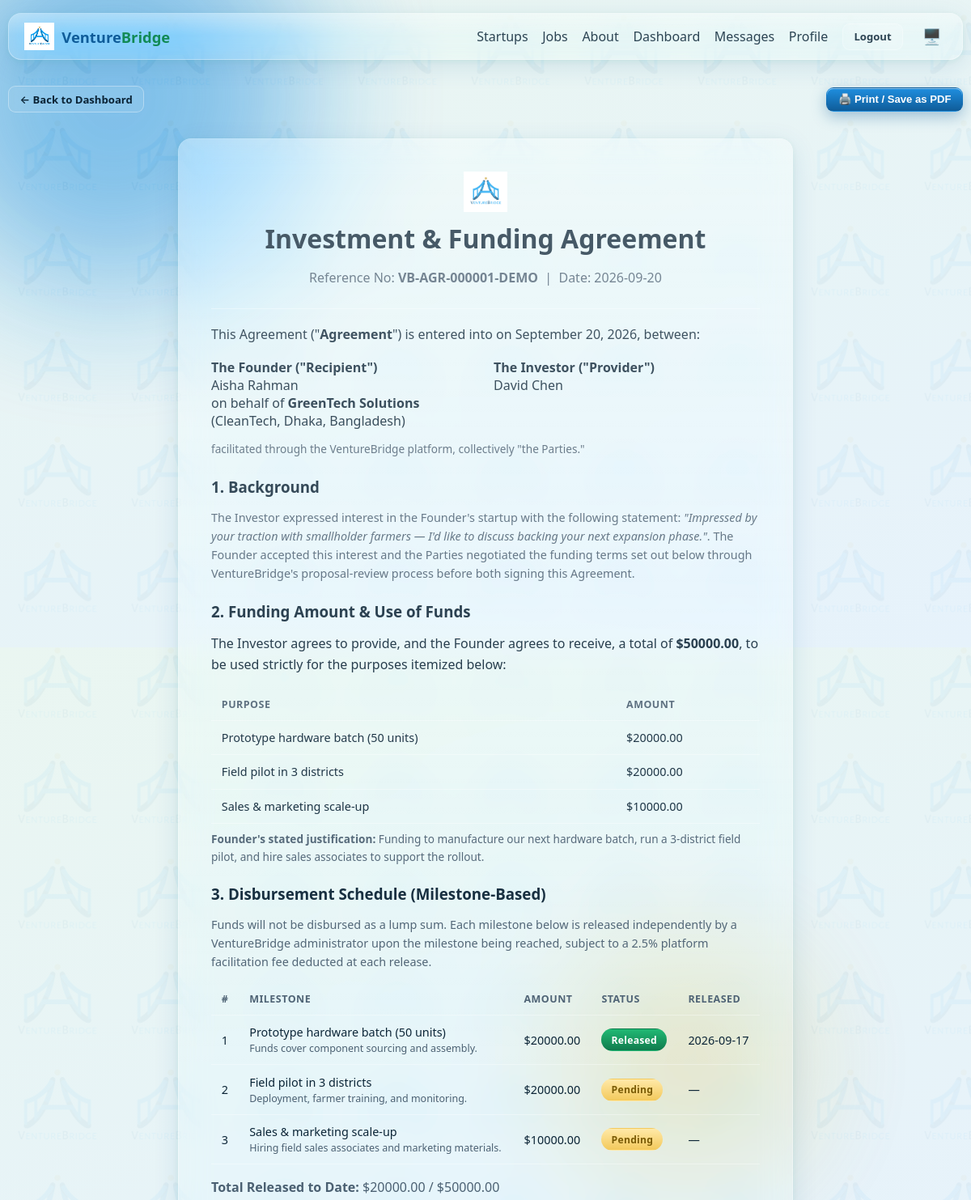
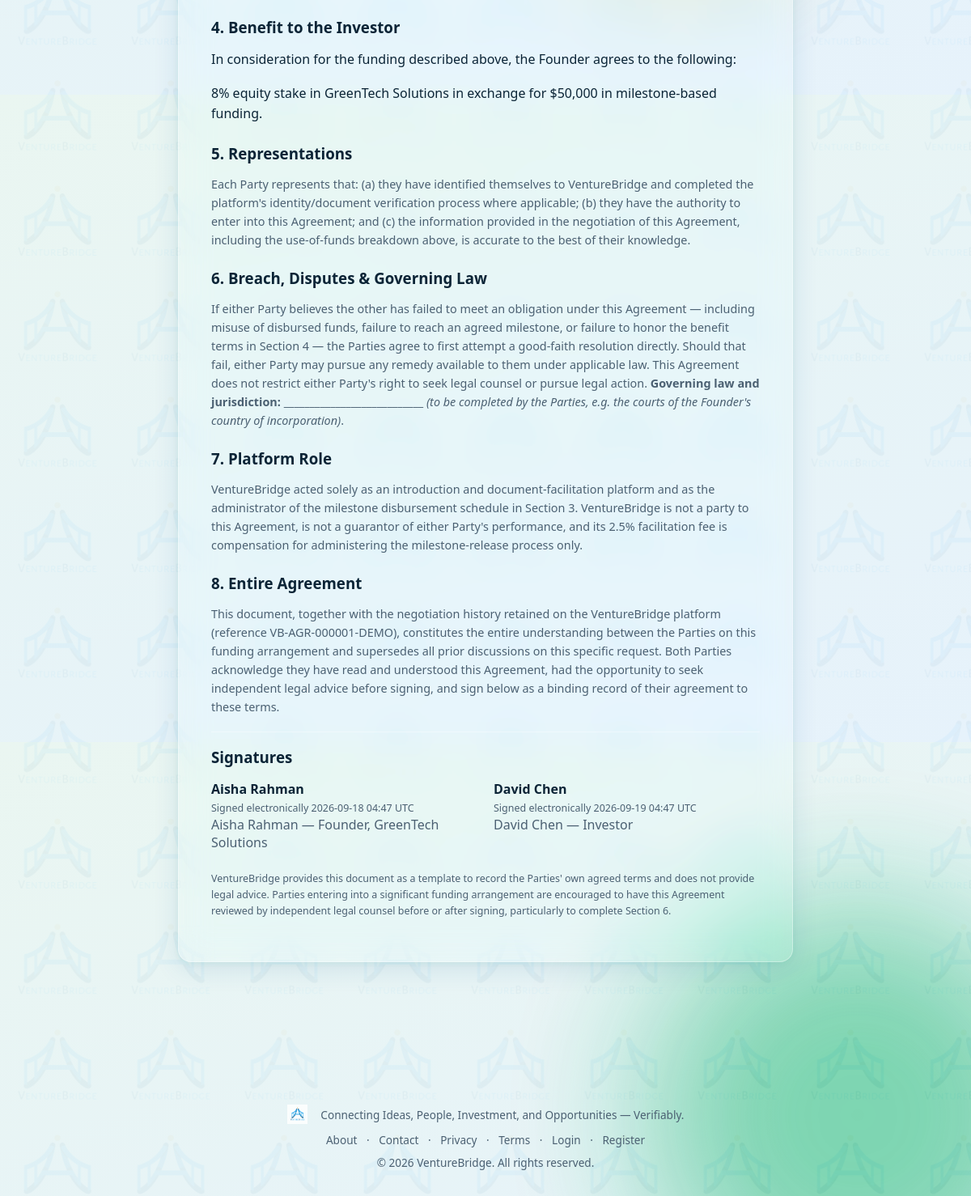
The app's page /investment/1/agreement (signed in) with its own data (2 pictures, top to bottom).
### models.py (models this page shows, shortened)
class Agreement(db.Model):
    id = db.Column(db.Integer, primary_key=True)
    request_id = db.Column(db.Integer, db.ForeignKey("investment_request.id"), unique=True, nullable=False)
    reference_no = db.Column(db.String(50), unique=True, nullable=False)
    funding_amount = db.Column(db.Numeric(14, 2), nullable=False)
    platform_fee_percent = db.Column(db.Float, default=2.5)
    benefit_terms = db.Column(db.Text)  # equity %, revenue share, etc., free text
    status = db.Column(db.String(20), default="awaiting_signatures")  # awaiting_signatures -> active
    created_at = db.Column(db.DateTime, default=datetime.utcnow)
    founder_signed_name = db.Column(db.String(150))
    founder_signed_at = db.Column(db.DateTime)
    investor_signed_name = db.Column(db.String(150))
    investor_signed_at = db.Column(db.DateTime)
    milestones = db.relationship("FundingMilestone", backref="agreement", cascade="all,delete", lazy="dynamic")
    def total_released(self):
        return sum(float(m.amount) for m in self.milestones if m.status == "released")

class User(UserMixin, db.Model):
    id = db.Column(db.Integer, primary_key=True)
    full_name = db.Column(db.String(120), nullable=False)
    email = db.Column(db.String(150), unique=True, nullable=False, index=True)
    password_hash = db.Column(db.String(255), nullable=False)
    role = db.Column(db.String(20), nullable=False, index=True)
    is_active_account = db.Column(db.Boolean, default=True, nullable=False)
    created_at = db.Column(db.DateTime, default=datetime.utcnow)
    profile = db.relationship("Profile", backref="user", uselist=False, cascade="all,delete")
    startups = db.relationship("Startup", backref="founder", lazy="dynamic", foreign_keys="Startup.founder_id")
    @property
    def is_active(self):
        return self.is_active_account

class Startup(db.Model):
    id = db.Column(db.Integer, primary_key=True)
    founder_id = db.Column(db.Integer, db.ForeignKey("user.id"), nullable=False)
    name = db.Column(db.String(150), nullable=False, index=True)
    logo = db.Column(db.String(255))
    description = db.Column(db.Text)
    industry = db.Column(db.String(120), index=True)
    stage = db.Column(db.String(30))
    location = db.Column(db.String(120), index=True)
    website = db.Column(db.String(255))
    founded_year = db.Column(db.Integer)
    business_model = db.Column(db.String(255))
    team_size = db.Column(db.Integer)
    is_active = db.Column(db.Boolean, default=True)
    document_status = db.Column(db.String(20), default="pending")
    created_at = db.Column(db.DateTime, default=datetime.utcnow)
    documents = db.relationship("StartupDocument", backref="startup", cascade="all,delete", lazy="dynamic")
    jobs = db.relationship("Job", backref="startup", cascade="all,delete", lazy="dynamic")
    investment_requests = db.relationship("InvestmentRequest", backref="startup", cascade="all,delete", lazy="dynamic")

class InvestmentRequest(db.Model):
    id = db.Column(db.Integer, primary_key=True)
    investor_id = db.Column(db.Integer, db.ForeignKey("user.id"), nullable=False)
    startup_id = db.Column(db.Integer, db.ForeignKey("startup.id"), nullable=False)
    message = db.Column(db.Text, nullable=False)
    status = db.Column(db.String(30), default="pending")
    created_at = db.Column(db.DateTime, default=datetime.utcnow)
    decided_at = db.Column(db.DateTime)
    investor = db.relationship("User", foreign_keys=[investor_id])
    agreement = db.relationship("Agreement", backref="request", uselist=False, cascade="all,delete")
    proposals = db.relationship("FundingProposal", backref="request", cascade="all,delete", lazy="dynamic")

class FundingProposalItem(db.Model):
    id = db.Column(db.Integer, primary_key=True)
    proposal_id = db.Column(db.Integer, db.ForeignKey("funding_proposal.id"), nullable=False)
    reason = db.Column(db.String(255), nullable=False)
    amount = db.Column(db.Numeric(14, 2), nullable=False)

class FundingProposal(db.Model):
    id = db.Column(db.Integer, primary_key=True)
    request_id = db.Column(db.Integer, db.ForeignKey("investment_request.id"), nullable=False)
    version = db.Column(db.Integer, nullable=False, default=1)
    proposed_by_id = db.Column(db.Integer, db.ForeignKey("user.id"), nullable=False)
    total_amount = db.Column(db.Numeric(14, 2), nullable=False)
    notes = db.Column(db.Text)
    status = db.Column(db.String(20), default="pending")
    created_at = db.Column(db.DateTime, default=datetime.utcnow)
    proposed_by = db.relationship("User", foreign_keys=[proposed_by_id])
    items = db.relationship("FundingProposalItem", backref="proposal", cascade="all,delete", lazy="dynamic")

class FundingMilestone(db.Model):
    id = db.Column(db.Integer, primary_key=True)
    agreement_id = db.Column(db.Integer, db.ForeignKey("agreement.id"), nullable=False)
    title = db.Column(db.String(150), nullable=False)
    description = db.Column(db.Text)
    amount = db.Column(db.Numeric(14, 2), nullable=False)
    status = db.Column(db.String(20), default="pending")
    order_index = db.Column(db.Integer, default=0)
    investor_sent_at = db.Column(db.DateTime)
    investor_sent_note = db.Column(db.String(500))  # e.g. bank transfer reference
    admin_confirmed_at = db.Column(db.DateTime)
    admin_confirmed_by = db.Column(db.Integer, db.ForeignKey("user.id"))
    released_at = db.Column(db.DateTime)
    released_by = db.Column(db.Integer, db.ForeignKey("user.id"))
    proof_document_filename = db.Column(db.String(255))
    proof_description = db.Column(db.String(500))
    proof_uploaded_at = db.Column(db.DateTime)

### blueprints/investment.py (the view)
@bp.route("/<int:req_id>/agreement")
@login_required
def agreement(req_id):
    req = InvestmentRequest.query.get_or_404(req_id)
    if not req.agreement:
        abort(404)
    _guard_party(req)
    milestones = req.agreement.milestones.order_by(FundingMilestone.order_index).all()
    final_proposal = req.proposals.filter_by(status="accepted").order_by(FundingProposal.version.desc()).first()
    return render_template("investment/agreement.html", req=req, agreement=req.agreement,
                            milestones=milestones, final_proposal=final_proposal)

### templates/investment/agreement.html (shortened to what this page needs)
{% extends "base.html" %}
{% block content %}
<div class="no-print flex-between" style="margin-bottom:1rem;">
  <a href="{{ url_for('main.dashboard') }}" class="btn btn-outline btn-sm">← Back to Dashboard</a>
  <button class="btn btn-primary btn-sm" onclick="window.print()">🖨️ Print / Save as PDF</button>
</div>
<div class="glass print-page animate-in">
  <div style="text-align:center;margin-bottom:1.5rem;">
    <img src="{{ url_for('static', filename='img/logo.png') }}" style="height:50px;">
    <h1 style="margin:.5rem 0 0;">Investment &amp; Funding Agreement</h1>
    <p class="text-muted">Reference No: <strong>{{ agreement.reference_no }}</strong> &nbsp;|&nbsp; Date: {{ agreement.created_at.strftime("%Y-%m-%d") }}</p>
  </div>
  <hr class="divider">
  <p>This Agreement ("<strong>Agreement</strong>") is entered into on {{ agreement.created_at.strftime("%B %d, %Y") }}, between:</p>
  <div class="grid grid-2" style="margin:.8rem 0;">
    <div><strong>The Founder ("Recipient")</strong><br>{{ req.startup.founder.full_name }}<br>
      on behalf of <strong>{{ req.startup.name }}</strong> ({{ req.startup.industry }}, {{ req.startup.location }})</div>
    <div><strong>The Investor ("Provider")</strong><br>{{ req.investor.full_name }}</div>
  </div>
  <p class="text-muted" style="font-size:.85rem;">facilitated through the VentureBridge platform, collectively "the Parties."</p>
  <h3 style="margin-top:1.5rem;">1. Background</h3>
  <p class="text-muted" style="font-size:.9rem;">The Investor expressed interest in the Founder's startup with the following statement:
    <em>"{{ req.message }}"</em>. The Founder accepted this interest and the Parties negotiated the funding terms
    set out below through VentureBridge's proposal-review process before both signing this Agreement.</p>
  <h3 style="margin-top:1.5rem;">2. Funding Amount &amp; Use of Funds</h3>
  <p>The Investor agrees to provide, and the Founder agrees to receive, a total of
    <strong>${{ "%.2f"|format(agreement.funding_amount) }}</strong>, to be used strictly for the purposes itemized below:</p>
  {% if final_proposal %}
  <div class="table-wrap">
    <table>
      <thead><tr><th>Purpose</th><th>Amount</th></tr></thead>
      <tbody>
        {% for it in final_proposal.items %}
        <tr><td>{{ it.reason }}</td><td>${{ "%.2f"|format(it.amount) }}</td></tr>
        {% endfor %}
      </tbody>
    </table>
  </div>
  <p class="text-muted" style="font-size:.85rem;margin-top:.5rem;"><strong>Founder's stated justification:</strong> {{ final_proposal.notes }}</p>
  {% endif %}
  <h3 style="margin-top:1.5rem;">3. Disbursement Schedule (Milestone-Based)</h3>
  <p class="text-muted" style="font-size:.9rem;">Funds will not be disbursed as a lump sum. Each milestone below is released
    independently by a VentureBridge administrator upon the milestone being reached, subject to a
    {{ agreement.platform_fee_percent }}% platform facilitation fee deducted at each release.</p>
  <div class="table-wrap">
    <table>
      <thead><tr><th>#</th><th>Milestone</th><th>Amount</th><th>Status</th><th>Released</th>
        {% if current_user.role == 'admin' %}<th class="no-print">Action</th>{% endif %}</tr></thead>
      <tbody>
        {% for m in milestones %}
        <tr>
          <td>{{ loop.index }}</td>
          <td>{{ m.title }}{% if m.description %}<br><span class="text-muted" style="font-size:.78rem;">{{ m.description }}</span>{% endif %}</td>
          <td>${{ "%.2f"|format(m.amount) }}</td>
          <td>{% if m.status == 'released' %}<span class="badge badge-verified">Released</span>{% else %}<span class="badge badge-pending">Pending</span>{% endif %}</td>
          <td>{{ m.released_at.strftime("%Y-%m-%d") if m.released_at else "—" }}</td>
        </tr>
        {% endfor %}
      </tbody>
    </table>
  </div>
  <p class="text-muted"><strong>Total Released to Date:</strong> ${{ "%.2f"|format(agreement.total_released()) }} / ${{ "%.2f"|format(agreement.funding_amount) }}</p>
  <h3 style="margin-top:1.5rem;">4. Benefit to the Investor</h3>
  <p>In consideration for the funding described above, the Founder agrees to the following:</p>
  <p>{{ agreement.benefit_terms }}</p>
  <h3 style="margin-top:1.5rem;">5. Representations</h3>
  <p class="text-muted" style="font-size:.9rem;">Each Party represents that: (a) they have identified themselves to VentureBridge
    and completed the platform's identity/document verification process where applicable; (b) they have the authority to enter
    into this Agreement; and (c) the information provided in the negotiation of this Agreement, including the use-of-funds
    breakdown above, is accurate to the best of their knowledge.</p>
  <h3 style="margin-top:1.5rem;">6. Breach, Disputes &amp; Governing Law</h3>
  <p class="text-muted" style="font-size:.9rem;">If either Party believes the other has failed to meet an obligation under this
    Agreement — including misuse of disbursed funds, failure to reach an agreed milestone, or failure to honor the benefit
    terms in Section 4 — the Parties agree to first attempt a good-faith resolution directly. Should that fail, either Party
    may pursue any remedy available to them under applicable law. This Agreement does not restrict either Party's right to
    seek legal counsel or pursue legal action. <strong>Governing law and jurisdiction:</strong> ___________________________
    <em>(to be completed by the Parties, e.g. the courts of the Founder's country of incorporation)</em>.</p>
  <h3 style="margin-top:1.5rem;">7. Platform Role</h3>
  <p class="text-muted" style="font-size:.9rem;">VentureBridge acted solely as an introduction and document-facilitation platform
    and as the administrator of the milestone disbursement schedule in Section 3. VentureBridge is not a party to this
    Agreement, is not a guarantor of either Party's performance, and its {{ agreement.platform_fee_percent }}% facilitation fee
    is compensation for administering the milestone-release process only.</p>
  <h3 style="margin-top:1.5rem;">8. Entire Agreement</h3>
  <p class="text-muted" style="font-size:.9rem;">This document, together with the negotiation history retained on the
    VentureBridge platform (reference {{ agreement.reference_no }}), constitutes the entire understanding between the Parties
    on this funding arrangement and supersedes all prior discussions on this specific request. Both Parties acknowledge they
    have read and understood this Agreement, had the opportunity to seek independent legal advice before signing, and sign
    below as a binding record of their agreement to these terms.</p>
  <hr class="divider">
  <h3>Signatures</h3>
  <div class="grid grid-2" style="margin-top:1rem;">
    <div>
      {% if agreement.founder_signed_at %}
        <strong>{{ agreement.founder_signed_name }}</strong><br>
        <span class="text-muted" style="font-size:.78rem;">Signed electronically {{ agreement.founder_signed_at.strftime("%Y-%m-%d %H:%M UTC") }}</span>
      {% else %}
        _____________________<br><span class="text-muted" style="font-size:.78rem;">Not yet signed</span>
      {% endif %}
      <br><span class="text-muted">{{ req.startup.founder.full_name }} — Founder, {{ req.startup.name }}</span>
    </div>
    <div>
      {% if agreement.investor_signed_at %}
        <strong>{{ agreement.investor_signed_name }}</strong><br>
        <span class="text-muted" style="font-size:.78rem;">Signed electronically {{ agreement.investor_signed_at.strftime("%Y-%m-%d %H:%M UTC") }}</span>
      {% else %}
        _____________________<br><span class="text-muted" style="font-size:.78rem;">Not yet signed</span>
      {% endif %}
      <br><span class="text-muted">{{ req.investor.full_name }} — Investor</span>
    </div>
  </div>
  <p class="text-muted" style="font-size:.78rem;margin-top:1.5rem;">
    VentureBridge provides this document as a template to record the Parties' own agreed terms and does not provide
    legal advice. Parties entering into a significant funding arrangement are encouraged to have this Agreement
    reviewed by independent legal counsel before or after signing, particularly to complete Section 6.
  </p>
</div>
{% endblock %}

### records on screen
Agreement: reference_no "VB-AGR-000001-DEMO", created_at "2026-09-20", created_at "September 20, 2026", funding_amount "50000.00", platform_fee_percent "2.5", benefit_terms "8% equity stake in GreenTech Solutions in exchange for $50,000 in milestone-based funding.", founder_signed_name "Aisha Rahman", founder_signed_at "2026-09-18 04:47 UTC", investor_signed_name "David Chen", investor_signed_at "2026-09-19 04:47 UTC"
User: startup.founder.full_name "Aisha Rahman"
Startup: startup.name "GreenTech Solutions", startup.industry "CleanTech", startup.location "Dhaka, Bangladesh"
User: investor.full_name "David Chen"
InvestmentRequest: message "Impressed by your traction with smallholder farmers — I'd like to discuss backing your next expansion phase."
FundingProposalItem: reason "Prototype hardware batch (50 units)", amount "20000.00"
FundingProposalItem: reason "Field pilot in 3 districts", amount "20000.00"
FundingProposalItem: reason "Sales & marketing scale-up", amount "10000.00"
FundingProposal: notes "Funding to manufacture our next hardware batch, run a 3-district field pilot, and hire sales associates to support the rollout."
FundingMilestone: title "Prototype hardware batch (50 units)", description "Funds cover component sourcing and assembly.", amount "20000.00", shows "Released", released_at "2026-09-17", total_released "20000.00"
FundingMilestone: title "Field pilot in 3 districts", description "Deployment, farmer training, and monitoring.", amount "20000.00", shows "Pending", released_at "—"
FundingMilestone: title "Sales & marketing scale-up", description "Hiring field sales associates and marketing materials.", amount "10000.00", shows "Pending", released_at "—"
